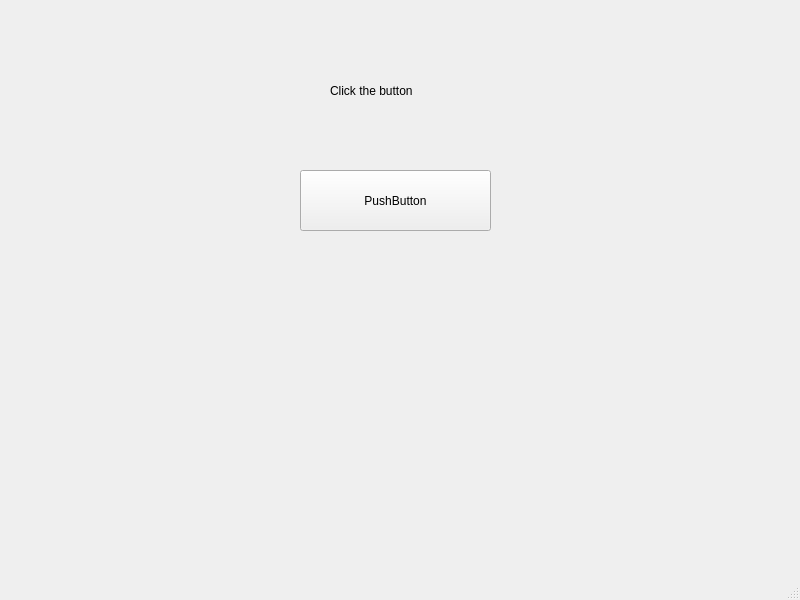
<?xml version="1.0" encoding="UTF-8"?>
<ui version="4.0">
 <class>MainWindow</class>
 <widget class="QMainWindow" name="MainWindow">
  <property name="geometry">
   <rect>
    <x>0</x>
    <y>0</y>
    <width>800</width>
    <height>600</height>
   </rect>
  </property>
  <property name="windowTitle">
   <string>MainWindow</string>
  </property>
  <widget class="QWidget" name="centralwidget">
   <widget class="QLabel" name="label">
    <property name="geometry">
     <rect>
      <x>330</x>
      <y>70</y>
      <width>121</width>
      <height>41</height>
     </rect>
    </property>
    <property name="text">
     <string>Click the button</string>
    </property>
   </widget>
   <widget class="QPushButton" name="pushButton">
    <property name="geometry">
     <rect>
      <x>300</x>
      <y>170</y>
      <width>191</width>
      <height>61</height>
     </rect>
    </property>
    <property name="text">
     <string>PushButton</string>
    </property>
   </widget>
  </widget>
  <widget class="QMenuBar" name="menubar">
   <property name="geometry">
    <rect>
     <x>0</x>
     <y>0</y>
     <width>800</width>
     <height>25</height>
    </rect>
   </property>
  </widget>
  <widget class="QStatusBar" name="statusbar"/>
 </widget>
 <resources/>
 <connections/>
</ui>
